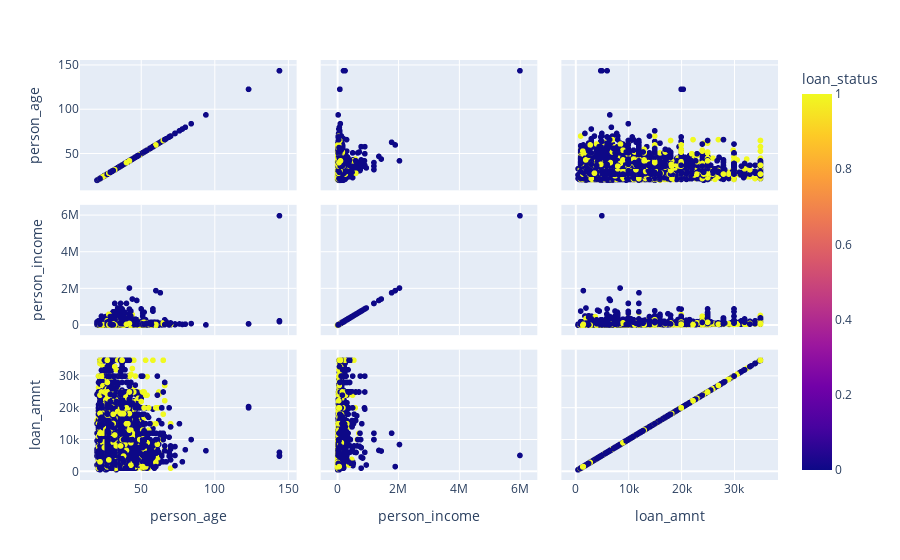

The cell this chart's notebook holds for it:
### Markdown cell above
- 41,26% dos clientes moram em imóveis hipotecados.
- 50,48% dos  clientes moram em imóveis alugados.
- 7,94% dos clientes tem casa própria quitada.
- 0,32% dos clientes tem imóveis em situações diversas, diferentes das principais citadas acima.

### Code cell
graphic = px.scatter_matrix(df, dimensions=['person_age','person_income', 'loan_amnt'], color= 'loan_status')
graphic.show()

### Figure 1 — Plotly figure (JSON) as saved in the notebook; plotly's stock layout.template omitted (floating-point values rounded to 4 significant figures; data arrays with more than 128 entries replaced by an {"elided": "..."} marker saying what was removed)
{"data": [{"dimensions": [{"axis": {"matches": true}, "label": "person_age", "values": {"elided": "32581 int values"}}, {"axis": {"matches": true}, "label": "person_income", "values": {"elided": "32581 int values"}}, {"axis": {"matches": true}, "label": "loan_amnt", "values": {"elided": "32581 int values"}}], "hovertemplate": "%{xaxis.title.text}=%{x}<br>%{yaxis.title.text}=%{y}<br>loan_status=%{marker.color}<extra></extra>", "legendgroup": "", "marker": {"color": {"elided": "32581 int values"}, "coloraxis": "coloraxis", "symbol": "circle"}, "name": "", "showlegend": false, "type": "splom"}], "layout": {"coloraxis": {"colorbar": {"title": {"text": "loan_status"}}, "colorscale": [[0, "#0d0887"], [0.1111, "#46039f"], [0.2222, "#7201a8"], [0.3333, "#9c179e"], [0.4444, "#bd3786"], [0.5556, "#d8576b"], [0.6667, "#ed7953"], [0.7778, "#fb9f3a"], [0.8889, "#fdca26"], [1, "#f0f921"]]}, "dragmode": "select", "legend": {"tracegroupgap": 0}, "margin": {"t": 60}}}
